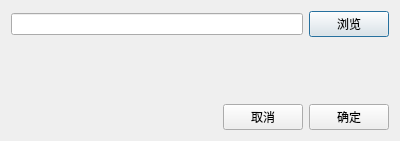
<?xml version="1.0" encoding="UTF-8"?>
<ui version="4.0">
 <class>SettingDlg</class>
 <widget class="QDialog" name="SettingDlg">
  <property name="geometry">
   <rect>
    <x>0</x>
    <y>0</y>
    <width>400</width>
    <height>141</height>
   </rect>
  </property>
  <property name="windowTitle">
   <string>Dialog</string>
  </property>
  <layout class="QGridLayout" name="gridLayout">
   <item row="0" column="0">
    <layout class="QVBoxLayout" name="verticalLayout">
     <item>
      <layout class="QHBoxLayout" name="horizontalLayout">
       <item>
        <widget class="QLineEdit" name="lineEditPath"/>
       </item>
       <item>
        <widget class="QPushButton" name="btnBrowse">
         <property name="text">
          <string>浏览</string>
         </property>
        </widget>
       </item>
      </layout>
     </item>
     <item>
      <spacer name="verticalSpacer">
       <property name="orientation">
        <enum>Qt::Vertical</enum>
       </property>
       <property name="sizeHint" stdset="0">
        <size>
         <width>20</width>
         <height>40</height>
        </size>
       </property>
      </spacer>
     </item>
     <item>
      <layout class="QHBoxLayout" name="horizontalLayout_2">
       <item>
        <spacer name="horizontalSpacer">
         <property name="orientation">
          <enum>Qt::Horizontal</enum>
         </property>
         <property name="sizeHint" stdset="0">
          <size>
           <width>40</width>
           <height>20</height>
          </size>
         </property>
        </spacer>
       </item>
       <item>
        <widget class="QPushButton" name="btnCancel">
         <property name="text">
          <string>取消</string>
         </property>
        </widget>
       </item>
       <item>
        <widget class="QPushButton" name="btnOK">
         <property name="text">
          <string>确定</string>
         </property>
        </widget>
       </item>
      </layout>
     </item>
    </layout>
   </item>
  </layout>
 </widget>
 <resources/>
 <connections/>
</ui>
